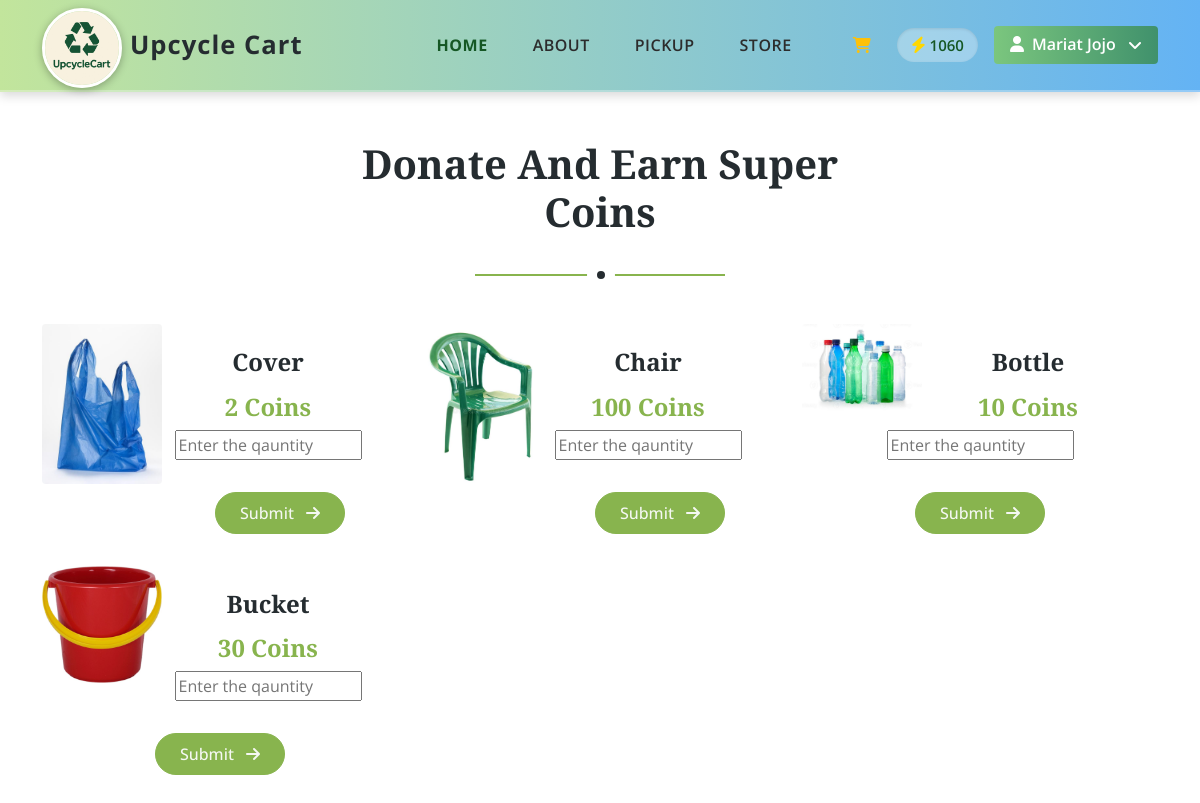
The page /customer/customer_request.php?category_id=26 (signed in) on the database its author committed.
### tables this page shows
CREATE TABLE IF NOT EXISTS `tbl_wallet` (
  `wallet_id` int(11) NOT NULL AUTO_INCREMENT,
  `customer_id` int(11) NOT NULL,
  `coin` int(11) NOT NULL,
  PRIMARY KEY (`wallet_id`)
);

CREATE TABLE IF NOT EXISTS `tbl_customer` (
  `customer_id` int(11) NOT NULL AUTO_INCREMENT,
  `name` varchar(25) NOT NULL,
  `email` varchar(30) NOT NULL,
  `phone_no` bigint(20) NOT NULL,
  `address` varchar(300) NOT NULL,
  `ward_id` int(11) NOT NULL,
  `wallet_id` int(11) DEFAULT NULL,
  `username` varchar(25) NOT NULL,
  `password` varchar(25) NOT NULL,
  PRIMARY KEY (`customer_id`)
);

CREATE TABLE IF NOT EXISTS `tbl_subcategory` (
  `category_id` int(11) NOT NULL,
  `subcategory_id` int(11) NOT NULL AUTO_INCREMENT,
  `subcategory_name` varchar(20) NOT NULL,
  `subcategory_image` varchar(235) NOT NULL,
  `coin` int(11) NOT NULL,
  `quantity` int(11) NOT NULL,
  PRIMARY KEY (`subcategory_id`)
);

### dboperation.php (called while the page is built, shortened)
<?php
class dboperation
{
    public $con,$res;
    function __construct()
    {
        $this->con=mysqli_connect("localhost","root","","db_upcyclecart");
    }
    public function executequery($sql)
    {
        $this->res=mysqli_query($this->con,$sql);
        return $this->res;
    }
}
?>

### customer/customer_request.php (the view, shortened to what this page needs)
<?php
include_once('header.php');
include_once("../dboperation.php");
$obj = new dboperation();
$cid = $_GET["category_id"];
$sql1 = "SELECT * from tbl_subcategory s inner join tbl_category c on s.category_id=c.category_id where s.category_id='$cid' ";
$result1 = $obj->executequery($sql1);
?>
<div class="container-xxl py-5">
    <div class="container">
        <div class="section-title text-center mx-auto wow fadeInUp" data-wow-delay="0.1s" style="max-width: 500px;">
            <h1 class="display-6">Donate And Earn Super Coins</h1>
        </div>
        <div class="row g-4">
            <?php while ($row = mysqli_fetch_array($result1)) { ?>
                <div class="col-lg-4 col-md-6 wow fadeInUp" data-wow-delay="0.1s">
                    <form action="cust_req_action.php" method="POST">
                        <div class="store-item position-relative text-center">
                            <img class="rounded float-start" src="../uploads/<?php echo $row["subcategory_image"]; ?>"
                                alt="image" style="width:120px;">
                            <div class="p-4">
                                <h4 class="mb-3"><?php echo $row["subcategory_name"]; ?></h4>
                                <h4 class="text-primary"><?php echo $row["coin"]; ?> Coins</h4>
                                <input type="number" name="quantity" placeholder="Enter the qauntity">
                            </div>
                            <div>
                                <button class="btn btn-primary rounded-pill py-2 px-4 m-2" name="request">Submit <i
                                        class="fa fa-arrow-right ms-2"></i></button>
                            </div>
                        </div>
                    </form>
                </div>
            <?php } ?>
        </div>
    </div>
</div>

### customer/header.php (shortened to what this page needs)
<!DOCTYPE html>
<html lang="en">
<?php
include_once("../dboperation.php");
$obj = new dboperation();
$cus_id = $_SESSION["customer_id"];
$sql = "select name from tbl_customer where customer_id='$cus_id'";
$result = $obj->executequery($sql);
$name = '';
if ($result !== false) {
    while($n=mysqli_fetch_array($result))
    {
        $name=$n['name'];
    }
}
$sql1 = "select * from tbl_wallet where customer_id='$cus_id'";
$result1 = $obj->executequery($sql1);
?>
<head>
    <link href="https://cdnjs.cloudflare.com/ajax/libs/font-awesome/5.10.0/css/all.min.css" rel="stylesheet">
    <link href="https://cdn.jsdelivr.net/npm/bootstrap-icons@1.4.1/font/bootstrap-icons.css" rel="stylesheet">
    <link rel="stylesheet" href="https://cdnjs.cloudflare.com/ajax/libs/font-awesome/6.5.1/css/all.min.css">
    <link href="index/lib/animate/animate.min.css" rel="stylesheet">
    <link href="index/lib/owlcarousel/assets/owl.carousel.min.css" rel="stylesheet">
    <link href="index/css/bootstrap.min.css" rel="stylesheet">
    <link href="index/css/style.css" rel="stylesheet">
</head>
<body>
    <div class="container-fluid sticky-top">
        <div class="container">
            <nav class="navbar navbar-expand-lg py-2 navbar-light">
                <a href="index.php" class="navbar-brand d-flex align-items-center">
                    <img class="img-fluid" src="index/img/logo.jpg" alt="Logo" style="border-radius:50px; width:80px; height:80px;margin-top: -40px;">
                    <span class="ms-2 fw-bold text-dark" style="font-size:1.6rem; letter-spacing:1px;margin-top: -45px;">Upcycle Cart</span>
                </a>
                <div class="collapse navbar-collapse justify-content-end" id="navbarCollapse">
                    <div class="d-flex align-items-center navbar-nav-group">
                        <ul class="navbar-nav mb-2 mb-lg-0 flex-row">
                            <li class="nav-item"><a href="index.php" class="nav-link fw-semibold active">HOME</a></li>
                            <li class="nav-item"><a href="#about" class="nav-link fw-semibold">ABOUT</a></li>
                            <li class="nav-item dropdown">
                                <a class="nav-link dropdown-toggle fw-semibold" href="#" id="donationDropdown" role="button" data-bs-toggle="dropdown" aria-expanded="false">
                                    PICKUP
                                </a>
                            </li>
                            <li class="nav-item"><a href="store.php" class="nav-link fw-semibold">STORE</a></li>
                        </ul>
                        <a href="cart.php" class="nav-link fw-semibold navbar-icons"><i class="fa fa-shopping-cart text-warning"></i></a>
                        <?php
                        if ($result1 !== false && mysqli_num_rows($result1) > 0) {
                            $display = mysqli_fetch_array($result1);
                        ?>
                            <div class="coin-balance me-3">
                                <i class="fa-solid fa-bolt me-1"></i><?php echo $display['coin']; ?>
                            </div>
                        <?php } ?>
                        <div class="dropdown">
                            <button class="btn btn-light text-success fw-semibold dropdown-toggle px-3" type="button" id="profileDropdown" data-bs-toggle="dropdown" aria-expanded="false">
                                <i class="fas fa-user me-2"></i><?php echo $name ?>
                            </button>
                        </div>
                    </div>
                </div>
            </nav>
        </div>
    </div>
    </body>
</html>

### customer/index/css/style.css (style rules this page uses)
:root { --primary: #88B44E; --secondary: #FB9F38; --light: #F5F8F2; --dark: #252C30; }
.fw-bold { font-weight: 700; }
.btn { transition: .5s; font-weight: 500; }
.btn-primary, .btn-outline-primary:hover { color: var(--light); }
.sticky-top { transition: .5s; }
.navbar .navbar-brand { position: absolute; padding: 0; width: 170px; height: 135px; top: 0; left: 0; }
.navbar .navbar-nav .nav-link { margin-right: 35px; padding: 25px 0; color: var(--dark); font-weight: 600; text-transform: uppercase; outline: none; }
.navbar .navbar-nav .nav-link:hover, .navbar .navbar-nav .nav-link.active { color: var(--primary); }
.navbar .dropdown-toggle::after { border: none; content: "\f107"; font-family: "Font Awesome 5 Free"; font-weight: 900; vertical-align: middle; margin-left: 8px; }
.section-title { position: relative; margin-bottom: 3rem; padding-bottom: 2rem; }
.section-title::before { position: absolute; content: ""; width: 50%; height: 2px; bottom: 0; left: 0; background: var(--primary); }
.section-title::after { position: absolute; content: ""; width: 28px; height: 28px; bottom: -13px; left: calc(25% - 13px); background: var(--dark); border: 10px solid #FFFFFF; border-radius: 28px; }
.section-title.text-center::before { left: 25%; }
.section-title.text-center::after { left: calc(50% - 13px); }
.sticky-top { top: 0; z-index: 1030; }

### customer/header.php (style rules this page uses)
.sticky-top { background: linear-gradient(90deg, #c2e59c, #64b3f4) !important; box-shadow: 0 4px 10px rgba(0, 0, 0, 0.15); border-bottom: 2px solid rgba(255, 255, 255, 0.3); }
.navbar { transition: all 0.3s ease-in-out; background-color: transparent !important; }
.navbar-nav-group .nav-link { font-weight: 600; letter-spacing: 0.5px; color: #2c2c2c !important; margin: 0 10px; position: relative; transition: all 0.3s ease; }
.navbar-nav-group .nav-link::after { content: ""; position: absolute; width: 0%; height: 2px; left: 50%; bottom: 0; background-color: #155724; transition: all 0.3s ease; transform: translateX(-50%); }
.btn-light.text-success.fw-semibold { background: linear-gradient(90deg, #7bc67e, #40916c) !important; border: none; font-weight: 600; transition: all 0.3s ease; color: #fff !important; }
.coin-balance { display: flex; align-items: center; background: rgba(255, 255, 255, 0.3); border-radius: 30px; padding: 6px 14px; font-weight: 600; font-size: 15px; color: #155724; box-shadow: inset 0 1px 3px rgba(0,0,0,0.1); transition: all 0.3s ease; margin-top: 0 !important; }
.coin-balance i { color: gold; font-size: 1.1em; margin-right: 6px; margin-top: 0 !important; }
.navbar-nav-group .nav-link.active { color: #155724 !important; font-weight: 700; }
.navbar-light .navbar-brand img { border: 3px solid #fff; box-shadow: 0 2px 8px rgba(0, 0, 0, 0.3); }

### rows shown on the page
tbl_wallet: coin "1060"
tbl_customer: name "Mariat Jojo"
tbl_subcategory: subcategory_image (picture), subcategory_name "Cover", coin "2"
tbl_subcategory: subcategory_image (picture), subcategory_name "Chair", coin "100"
tbl_subcategory: subcategory_image (picture), subcategory_name "Bottle", coin "10"
tbl_subcategory: subcategory_image (picture), subcategory_name "Bucket", coin "30"
